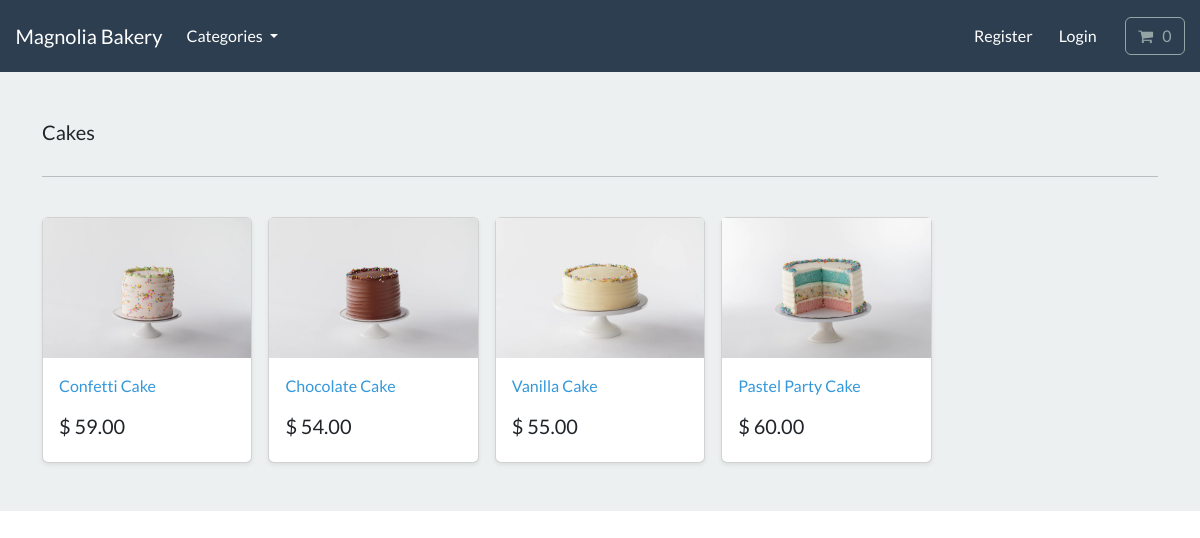
Page /search/cakes/ on the committed database.
### store/models.py (models this page shows, shortened)
class Category(models.Model):
    name = models.CharField(max_length=250, db_index=True)
    slug = models.SlugField(max_length=250, unique=True)
    class Meta:
        verbose_name_plural = 'categories'
    def get_absolute_url(self):
        return reverse('list-category', args=[self.slug])

class Product(models.Model):
    category = models.ForeignKey(Category, related_name='product', on_delete=models.CASCADE, null=True)
    title = models.CharField(max_length=250)
    brand = models.CharField(max_length=250, default='un-branded')
    description = models.TextField(blank=True)
    slug = models.SlugField(max_length=255)
    price = models.DecimalField(max_digits=4, decimal_places=2)
    image = models.ImageField(upload_to='images/')
    class Meta:
        verbose_name_plural = 'products'
    def get_absolute_url(self):
        return reverse('product-info', args=[self.slug])

### store/views.py (the view)
# urls.py: path('search/<slug:category_slug>/', views.list_category, name='list-category'),
def list_category(request, category_slug=None):
    category = get_object_or_404(Category, slug=category_slug)
    products = Product.objects.filter(category=category)
    return render(request, 'store/list-category.html', {'category':category, 'products':products})

### cart/cart.py (called while the page is built)
    def __len__(self):
        return sum(item['qty'] for item in self.cart.values())

### cart/context_processors.py (called while the page is built)
def cart(request):
    return {'cart' : Cart(request)}

### store/views.py (called while the page is built)
def categories(request):
    all_categories = Category.objects.all()
    return {'all_categories' : all_categories}

### store/templates/store/list-category.html
{% extends "./base.html" %}
{% load static %}
{% block content %}
<main>
  <div class="album py-5 bg-light">
    <div class="container">
      <div class="pb-3 h5"> {{category.name | capfirst}} </div>
      <hr>
      <br>
      <div class="row row-cols-1 row-cols-sm-2 row-cols-md-5 g-3">
        {% for product in products %}
        <div class="col">
          <div class="card shadow-sm">
          <img class="img-fluid" alt="Responsive image" src="{{product.image.url}}">
            <div class="card-body">
              <p class="card-text">
                <a class="text-info text-decoration-none" href="{{product.get_absolute_url}}"> {{product.title}} </a>
              </p>
              <div class="d-flex justify-content-between align-items-center">
                <h5> $ {{product.price}} </h5>
              </div>
            </div>
          </div>
        </div>
        {% endfor %}
      </div>
    </div>
  </div>
</main>
{% endblock %}

### rows in the picture
Category: name "Cakes"
Product: image (picture), title "Confetti Cake", price "59.00"
Product: image (picture), title "Chocolate Cake", price "54.00"
Product: image (picture), title "Vanilla Cake", price "55.00"
Product: image (picture), title "Pastel Party Cake", price "60.00"
